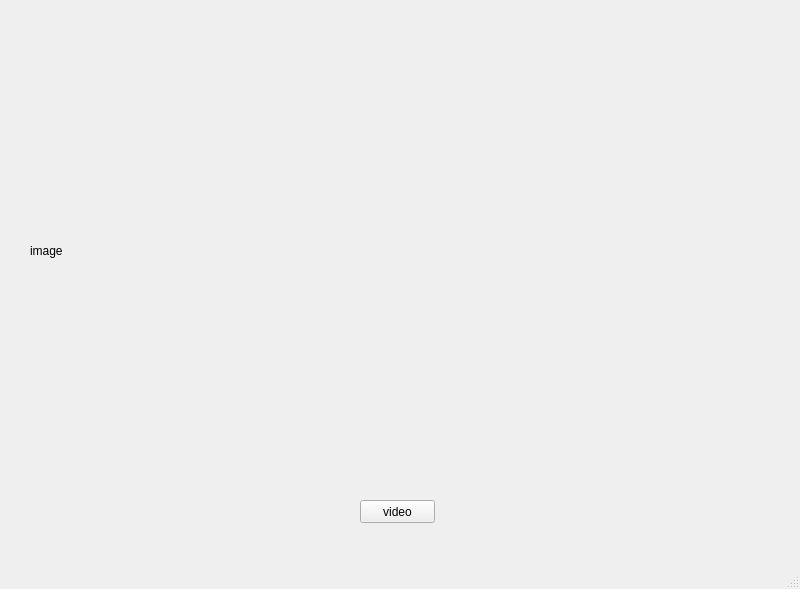
<?xml version="1.0" encoding="UTF-8"?>
<ui version="4.0">
 <class>MainWindow</class>
 <widget class="QMainWindow" name="MainWindow">
  <property name="geometry">
   <rect>
    <x>0</x>
    <y>0</y>
    <width>800</width>
    <height>589</height>
   </rect>
  </property>
  <property name="windowTitle">
   <string>MainWindow</string>
  </property>
  <widget class="QWidget" name="centralwidget">
   <widget class="QPushButton" name="pushButton">
    <property name="geometry">
     <rect>
      <x>360</x>
      <y>500</y>
      <width>75</width>
      <height>23</height>
     </rect>
    </property>
    <property name="text">
     <string>video</string>
    </property>
   </widget>
   <widget class="QLabel" name="label">
    <property name="geometry">
     <rect>
      <x>30</x>
      <y>20</y>
      <width>731</width>
      <height>461</height>
     </rect>
    </property>
    <property name="text">
     <string>image</string>
    </property>
   </widget>
  </widget>
  <widget class="QMenuBar" name="menubar">
   <property name="geometry">
    <rect>
     <x>0</x>
     <y>0</y>
     <width>800</width>
     <height>23</height>
    </rect>
   </property>
  </widget>
  <widget class="QStatusBar" name="statusbar"/>
 </widget>
 <resources/>
 <connections/>
</ui>
